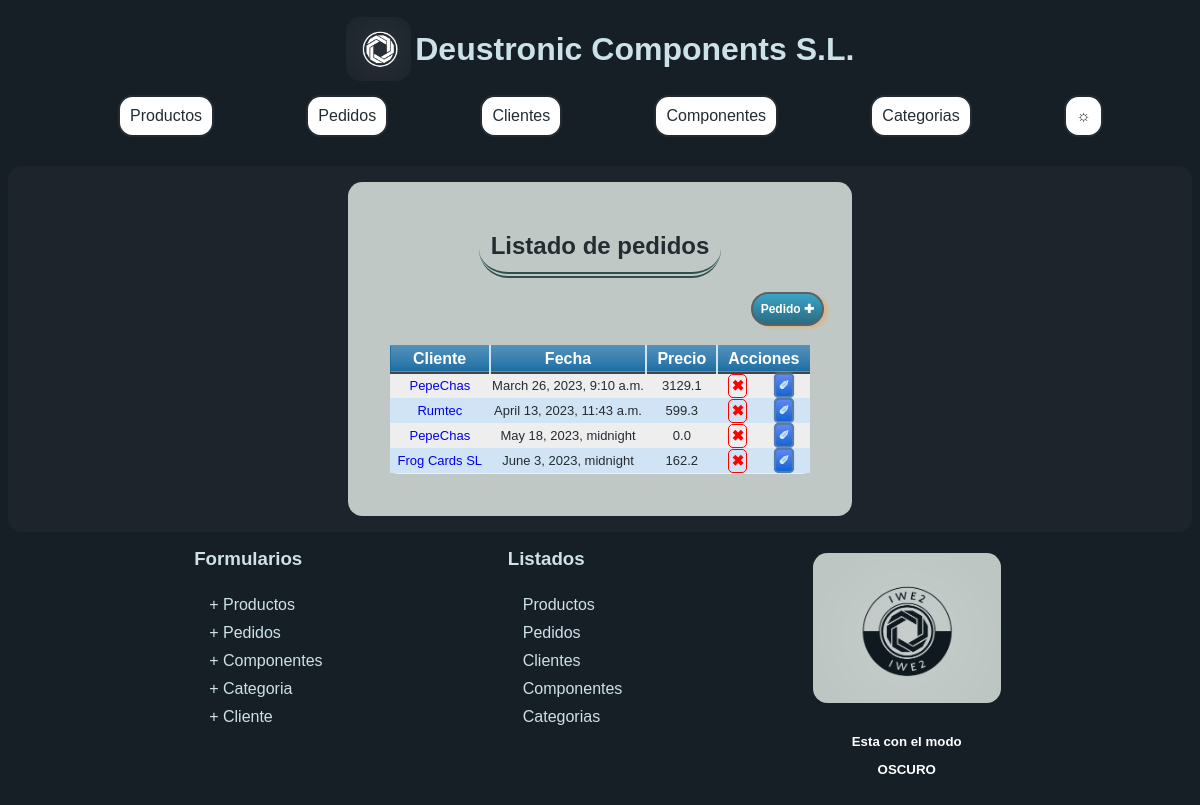
The page /appProyecto/pedidos/ on the database its author committed.
### appProyecto/models.py (models this page shows, shortened)
class Pedido(models.Model):
    id_cliente = models.ForeignKey(Cliente, on_delete=models.CASCADE)
    fecha = models.DateTimeField('Fecha de creacion')
    precio = models.FloatField(default=0)
    producto = models.ManyToManyField(Producto, through="Cantidad")

class Cliente(models.Model):
    cif = models.CharField(max_length=100, unique=True)
    nombre = models.CharField(max_length=100)
    direccion = models.CharField(max_length=200)
    telefono = models.CharField(max_length=30)
    email = models.EmailField(max_length=200)
    def __str__(self):
        return self.nombre

### appProyecto/views.py (the view)
class PedidosListView(ListView):
    model = Pedido
    paginate_by = 5
    context_object_name = 'pedidos'

### appProyecto/templates/appProyecto/pedido_list.html (shortened to what this page needs)
{% extends "base.html" %} {% block titulo %}Listado de pedidos{% endblock %}
{%block contenido %}
<div class="content">
  <div class="tablasList">  <h2>Listado de pedidos</h2>
    <a href="{%url 'crear pedido'%}" class="button">Pedido ✚</a>
    {% if pedidos %}
    <table class="blueTable blueTable">
      <thead>
        <tr>
          <th>Cliente</th>
          <th>Fecha</th>
          <th>Precio</th>
          <th colspan="2">Acciones</th>
        </tr>
      </thead>
      <tbody>
        {% for r in pedidos %}
        <tr>
          <td>
            <a href="{% url 'detalle pedido' r.id %}">{{ r.id_cliente}}</a>
          </td>
          <td>{{ r.fecha}}</td>
          <td>{{ r.precio}}</td>
          <td>
            <a href="/appProyecto/pedidos/{{r.id}}/delete/" class="buttonBorrar borrar">
              ✖</a
            >
          </td>
          <td>
            <a href="/appProyecto/pedidos/{{r.id}}/update/" class="buttonAccion">
              ✐</a
            >
          </td>
        </tr>
        {% endfor %}
      </tbody>
    </table>
    {% else %}
    <p>No hay pedidos creados.</p>
    {% endif %}
  </div>
</div>
{% endblock %}

### appProyecto/static/css/estilos.css (style rules this page uses)
@media only screen and (min-width: 961px) { form.cuadroFormularios, table.blueTable, table.listados { margin: 1em; padding: 0.5em; border-radius: 0.5em; } }
body { background-color: #171f26; font-family: "Franklin Gothic Medium", "Arial Narrow", Arial, sans-serif; font-size: 16px; color: #242c32; text-align: justify; }
.cuadroInformacion, .contenidoMasInfo, .cabecera img, main, #logoCompleto, .lista, .enlace, .cabecera, .content, .descripcion, .listaProductos li { border-radius: 0.9em; }
.content { padding: 10px; background-color: #c0c8c5; max-height: fit-content; display: flex; flex-wrap: wrap; flex-direction: column; align-items: center; width: fit-content; }
.iconosRedes, ul.linksFooter, a { text-decoration: none; list-style: none; padding: 5px; }
h2 { padding: 0.5em; min-width: min-content; margin: 0.5em; max-width: -webkit-fill-available; border-bottom: 6px double darkslategrey; }
form.cuadroFormularios, table.blueTable, table.listados { font-family: Arial, Helvetica, sans-serif; border: 1px solid #1c6ea4; background-color: #eeeeee; text-align: center; border-collapse: collapse; }
table.blueTable td, table.blueTable th { padding: 4px; min-width: min-content; }
table.blueTable thead th:first-child { border-left: none; }
table.blueTable td, table.blueTable th { border: 1px solid transparent; padding: 3px 2px; }
table.blueTable tbody td { font-size: 13px; }
table.blueTable tr:nth-child(even) { background: #d0e4f5; }
table.blueTable thead { background: #1c6ea4; background: -moz-linear-gradient(top, #5592bb 0%, #327cad 66%, #1c6ea4 100%); background: -webkit-linear-gradient( top, #5592bb 0%, #327cad 66%, #1c6ea4 100% ); border-bottom: 2px solid #444444; }
table.blueTable thead th { font-size: 16px; font-weight: bold; color: #ffffff; border-left: 2px solid #d0e4f5; padding: 4px 10px; }
.buttonAccion, table.blueTable tfoot .links a { margin: 2px; text-decoration: none; text-align: center; place-self: end; padding: 3px; border: solid 2px#4272a5; -webkit-border-radius: 5px; -moz-border-radius: 5px; border-radius: 5px; font: 13px Arial, Helvetica, sans-serif; font-weight: bold; color: #cef2f2; background-color: #547cf5; background-image: -moz-linear-gradient(top, #547cf5 0%, #0056cf 100%); background-image: -webkit-linear-gradient(top, #547cf5 0%, #0056cf 100%); background-image: -o-linear-gradient(top, #547cf5 0%, #0056cf 100%); background-image: -ms-linear-gradient(top, #547cf5 0%, #0056cf 100%); filter: progid:DXImageTransform.Microsoft.gradient( startColorstr='#0056cf', endColorstr='#0056cf',GradientType=0 ); background-image: linear-gradient(top, #547cf5 0%, #0056cf 100%); -webkit-box-shadow: 0px 0px 2px #bababa; -moz-box-shadow: 0px 0px 2px #bababa; box-shadow: 0px 0px 2px #bababa; opacity: 0.9; -ms-filter: progid:DXImageTransform.Microsoft.Alpha(Opacity=90); filter: alpha(opacity=90); }
form button, .button { margin: 0.2em; text-decoration: none; text-align: center; place-self: end; padding: 8px; border: solid 2px #596266; -webkit-border-radius: 50px; -moz-border-radius: 50px; border-radius: 50px; font: 12px Arial, Helvetica, sans-serif; font-weight: bold; color: #ffffff; background-color: #3ba4c7; background-image: -moz-linear-gradient(top, #3ba4c7 0%, #2a6b80 100%); background-image: -webkit-linear-gradient(top, #3ba4c7 0%, #2a6b80 100%); background-image: -o-linear-gradient(top, #3ba4c7 0%, #2a6b80 100%); background-image: -ms-linear-gradient(top, #3ba4c7 0%, #2a6b80 100%); filter: progid:DXImageTransform.Microsoft.gradient(startColorstr='#2a6b80', endColorstr='#2a6b80', GradientType=0); background-image: linear-gradient(top, #3ba4c7 0%, #2a6b80 100%); -webkit-box-shadow: 4px 2px 3px#d5b88f; -moz-box-shadow: 4px 2px 3px#d5b88f; box-shadow: 4px 2px 3px#d5b88f; }
.buttonBorrar { text-decoration: none; text-align: center; padding: 3px 2px; font: 15px Georgia, "Times New Roman", Times, serif; font-weight: bold; color: #ff0000; background: transparent; border: solid 1px red; border-radius: 5px; }
.bloque, table, .propiedadProducto, h2 { border-radius: 1.5em; }
.tablasList { padding: 1em; display: flex; flex-wrap: wrap; flex-direction: column; align-items: center; justify-content: space-evenly; }

### rows shown on the page
Pedido: id_cliente "PepeChas", fecha "March 26, 2023, 9:10 a.m.", precio "3129.1"
Pedido: id_cliente "Rumtec", fecha "April 13, 2023, 11:43 a.m.", precio "599.3"
Pedido: id_cliente "PepeChas", fecha "May 18, 2023, midnight", precio "0.0"
Pedido: id_cliente "Frog Cards SL", fecha "June 3, 2023, midnight", precio "162.2"
